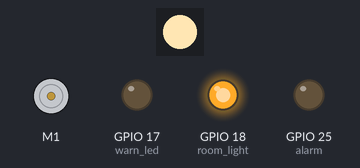
Simulated run of this program. Board: Raspberry Pi (BCM pin numbers). On the bench: 1 RGB LEDs in strip order, left to right, DC motor (green arrow = forward, orange = backward, longer = faster), output pins drawn as LEDs (lit = HIGH). Random numbers come from a fixed seed; no MQTT or app messages arrive unless stated; the clock reads 2024-03-15 10:24:30 at power-on unless the program sets it; what the program prints to the terminal is not drawn. At 9.2 s the program stops and its outputs stay as they are.

Above: at 0.2 s.
At 4.7 s:
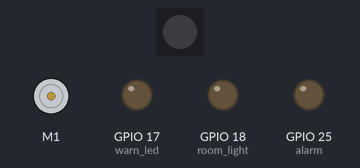
Timing chart, 0 to 6.2 s (numbered marks = the images above):
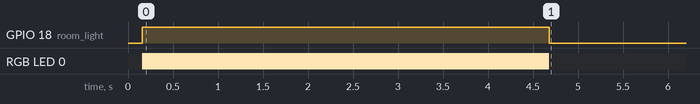

Measured:
- by itself, GPIO 18 (room_light): LOW → HIGH at 0.16 s, → LOW 4.5 s later
- by itself, RGB LED 0: off → RGB(255, 230, 179) at 0.16 s, → off 4.5 s later

The program:

demo_smart_home.py
```python
"""スマートホーム自律制御

複数センサーの値に基づいて照明・空調・警報を自動制御する。
全てのデータは MQTT で配信し、REST API からも操作可能。

制御ルール:
  - 照度 < 200 lux → LED照明ON (明るさを照度に反比例)
  - 温度 > 26°C → ファン(モーター)ON、温度に比例した速度
  - 温度 < 18°C → LED赤で暖房警告
  - 湿度 > 85% → ブザーで除湿アラート
  - 距離 < 30cm → 人感検知 → 全照明ON
"""
import os, sys, time, json
os.environ["GPIOZERO_PIN_FACTORY"] = "mock"
sys.path.insert(0, "/opt/iot-app")

from gpiozero import Device, LED, PWMLED, RGBLED, Motor, Buzzer
from gpiozero.pins.mock import MockFactory, MockPWMPin
import paho.mqtt.client as mqtt
from devices.sensors import (
    DHT22Temp, DHT22Humidity, LightLevel, DistanceUltrasonic
)

Device.pin_factory = MockFactory(pin_class=MockPWMPin)

# デバイス
room_light = PWMLED(18)       # メイン照明 (調光)
mood_light = RGBLED(22,23,24) # ムードライト
warn_led = LED(17)            # 警告LED
fan = Motor(5, 6)             # 換気ファン
alarm = Buzzer(25)            # アラーム

# センサー
temp = DHT22Temp()
humidity = DHT22Humidity()
light = LightLevel()
distance = DistanceUltrasonic()

# MQTT
client = mqtt.Client(client_id="smart-home")
client.connect("mosquitto", 1883, 60)
client.loop_start()

print("=" * 65)
print("  スマートホーム 自律制御システム (30サイクル)")
print("=" * 65)
print("  照明: 照度<200lux→ON | 空調: 温度>26°C→ファン")
print("  暖房: 温度<18°C→警告 | 除湿: 湿度>85%→アラーム")
print("  人感: 距離<30cm→全照明ON")
print("-" * 65)

for i in range(30):
    # センサー更新
    temp.update()
    humidity.update()
    light.update()
    distance.update()

    t = temp.value
    h = humidity.value
    lx = light.value
    d = distance.value

    actions = []

    # --- 照明制御 ---
    if d < 30:
        # 人感検知 → 全照明MAX
        room_light.value = 1.0
        mood_light.color = (1.0, 0.9, 0.7)  # 暖色
        actions.append("人感→全灯")
    elif lx < 200:
        # 暗い → 照度に反比例で点灯
        brightness = min(1.0, max(0.1, (200 - lx) / 200))
        room_light.value = brightness
        # ムードライトは青みがかった色
        mood_light.color = (0.1, 0.2, brightness * 0.8)
        actions.append(f"照明:{brightness:.0%}")
    else:
        room_light.off()
        mood_light.off()
        actions.append("照明:OFF")

    # --- 空調制御 ---
    if t > 26:
        speed = min(1.0, (t - 26) / 6)
        fan.forward(speed)
        actions.append(f"ファン:{speed:.0%}")
    elif t < 18:
        fan.stop()
        warn_led.on()
        actions.append("寒い!暖房警告")
    else:
        fan.stop()
        warn_led.off()
        actions.append("空調:OFF")

    # --- 除湿アラート ---
    if h > 85:
        alarm.on()
        actions.append("除湿アラーム!")
    else:
        alarm.off()

    # 表示
    status = " | ".join(actions)
    print(f"[{i+1:2d}] "
          f"T:{t:5.1f}°C H:{h:5.1f}% L:{lx:6.1f}lx D:{d:6.1f}cm "
          f"→ {status}")

    # MQTT配信
    data = {
        "cycle": i+1,
        "sensors": {"temp": t, "humidity": h, "light": lx, "distance": d},
        "actuators": {
            "room_light": round(room_light.value, 2),
            "mood_light": [round(c,2) for c in mood_light.value],
            "fan_speed": round(fan.value, 2),
            "warning": warn_led.is_lit,
            "alarm": alarm.is_active,
        },
        "actions": actions,
    }
    client.publish("iot/demo/smart_home", json.dumps(data))
    time.sleep(0.3)

# クリーンアップ
room_light.off()
mood_light.off()
fan.stop()
warn_led.off()
alarm.off()
client.loop_stop()
client.disconnect()
print("\n完了! 全デバイスOFF。")
```

sensors.py
```python
"""ソフトウェアシミュレーションセンサー

I2C/SPI接続のセンサーはGPIOピンを使わないため、
ソフトウェアで値を生成してMQTTで配信する。
"""
import random
import time
import math


class SimulatedSensor:
    """シミュレーションセンサーの基底クラス"""

    def __init__(self, name, unit):
        self.name = name
        self.unit = unit
        self._value = 0.0
        self._start_time = time.time()

    @property
    def value(self):
        return round(self._value, 2)

    @value.setter
    def value(self, v):
        self._value = v

    def update(self):
        """サブクラスでオーバーライド"""
        raise NotImplementedError


class DHT22Temp(SimulatedSensor):
    """温度センサー (DHT22) - ランダムウォーク"""

    def __init__(self):
        super().__init__("dht22_temperature", "°C")
        self._value = 22.0

    def update(self):
        self._value += random.gauss(0, 0.3)
        self._value = max(-10, min(50, self._value))


class DHT22Humidity(SimulatedSensor):
    """湿度センサー (DHT22) - ランダムウォーク"""

    def __init__(self):
        super().__init__("dht22_humidity", "%")
        self._value = 55.0

    def update(self):
        self._value += random.gauss(0, 1.0)
        self._value = max(0, min(100, self._value))


class BMP280Pressure(SimulatedSensor):
    """気圧センサー (BMP280) - サイン波 + ノイズ"""

    def __init__(self):
        super().__init__("bmp280_pressure", "hPa")
        self._value = 1013.25

    def update(self):
        elapsed = time.time() - self._start_time
        self._value = 1013.25 + 5.0 * math.sin(elapsed / 300) + random.gauss(0, 0.5)


class LightLevel(SimulatedSensor):
    """照度センサー (BH1750) - 時刻ベース"""

    def __init__(self):
        super().__init__("bh1750_light", "lux")
        self._value = 300.0

    def update(self):
        elapsed = time.time() - self._start_time
        # 昼夜サイクルをシミュレーション (600秒周期)
        base = 500 + 400 * math.sin(elapsed / 100)
        self._value = max(0, base + random.gauss(0, 20))


class DistanceUltrasonic(SimulatedSensor):
    """超音波距離センサー (HC-SR04) - のこぎり波"""

    def __init__(self):
        super().__init__("hcsr04_distance", "cm")
        self._value = 100.0

    def update(self):
        elapsed = time.time() - self._start_time
        # 2〜400cm の範囲でのこぎり波
        self._value = 2 + (elapsed % 60) / 60 * 398
        self._value += random.gauss(0, 2)
        self._value = max(2, min(400, self._value))


class SoilMoisture(SimulatedSensor):
    """土壌水分センサー - ゆっくり減少 + 時々水やり"""

    def __init__(self):
        super().__init__("soil_moisture", "%")
        self._value = 70.0
        self._last_water = time.time()

    def update(self):
        # 徐々に乾燥
        self._value -= random.uniform(0.01, 0.1)
        # 30%以下になったら水やり
        if self._value < 30:
            self._value = 80.0 + random.gauss(0, 5)
            self._last_water = time.time()
        self._value = max(0, min(100, self._value))


def create_software_sensors():
    """全ソフトウェアセンサーを生成して辞書で返す"""
    sensor_classes = [
        DHT22Temp, DHT22Humidity, BMP280Pressure,
        LightLevel, DistanceUltrasonic, SoilMoisture,
    ]

    devices = {}
    for cls in sensor_classes:
        sensor = cls()
        devices[sensor.name] = {
            "device": sensor,
            "type": "sensor",
            "category": "Sensor",
            "get_state": lambda s=sensor: {"value": s.value, "unit": s.unit},
            "actions": {
                "set": lambda v, s=sensor: setattr(s, "value", float(v)),
            },
        }

    return devices
```
